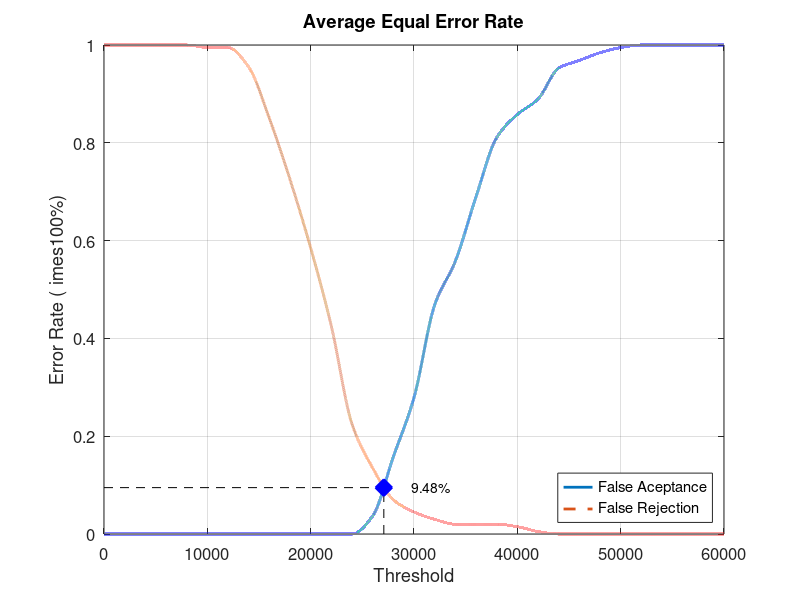
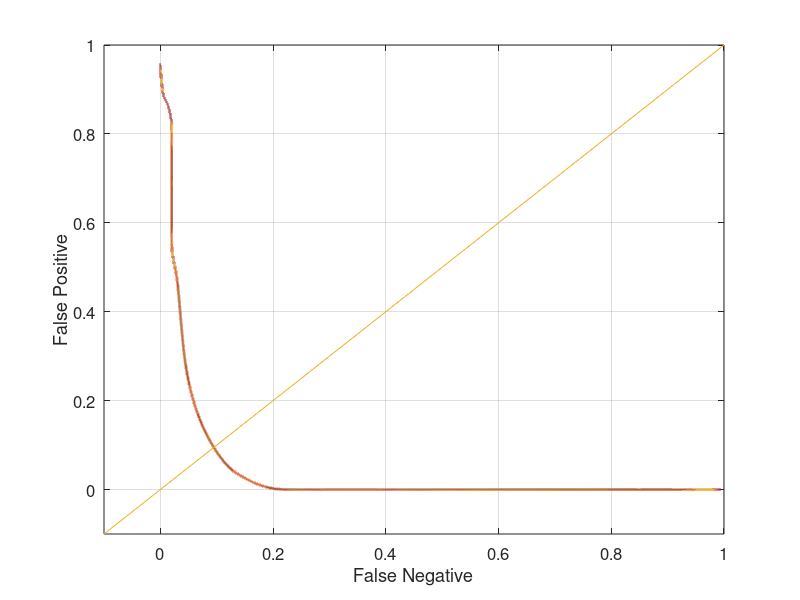

Write MATLAB code to recreate these figures, in order.
close all;
clear;
clc;
x = 0:2000:60000;
xq = 0:0.5:60000;

y0 = [0 0 0 0 0 0 0 0 0 0 0 0 0 0.0368421 0.157895 0.278947 0.468421 0.557895 0.689474 0.810526 0.857895 0.889474 0.952632 0.968421 0.984211 0.994737 1 1 1 1 1]
yy0 = interp1(x, y0, xq, 'pchip');
y1 = [1 1 1 1 1 0.995 0.995 0.955 0.85 0.725 0.585 0.425 0.225 0.135 0.07 0.045 0.03 0.02 0.02 0.02 0.015 0.005 0 0 0 0 0 0 0 0 0]
yy1 = interp1(x, y1, xq, 'pchip');

% Calculating EER: 
y2 = abs(y0 - y1);
find(y2 == min(y2))
yy2 = abs(yy0 - yy1);
xEER = find(yy2 == min(yy2));
xEERIndex = xq(xEER) % X-axis EER
yEER = yy0(xEER) % Y-axis EER

main = figure
plot(xq, yy0,'-','LineWidth', 2);	hold on
plot(xq, yy1,'--','LineWidth', 2);	hold on
plot([xEERIndex xEERIndex], [0 yEER], 'k--');	hold on
plot([0 xEERIndex], [yEER yEER], 'k--');	hold on
plot(xEERIndex, yEER, 'bx', 'LineWidth', 10);	hold on
text(xEERIndex + 10 * xEERIndex / 100, yEER, [num2str(round((10000 * yEER)) / 100) '%'])
legend('False Aceptance', 'False Rejection', 'Location', 'SouthEast')
xlabel('Threshold')
ylabel('Error Rate (	imes100%)')
title('Average Equal Error Rate')
set(gca, 'FontSize', 12)
axis([0 60000 0 1])
grid on

print(main, 'Database5_2Main', '-dpng');
FNRxFPR = figure('Color', [1 1 1]);
plot(yy1, yy0, '-', yy1, yy0, 'LineWidth', 2);
hold on
y = -0.1:0.1:1
plot(y, y); 
set(gca, 'FontSize', 12)
xlabel('False Negative')
ylabel('False Positive')
axis([-0.1 1 -0.1 1])
set(gca, 'FontSize', 12)
grid on

print(FNRxFPR, 'Database5_2FNRxFPR','-dpng');
